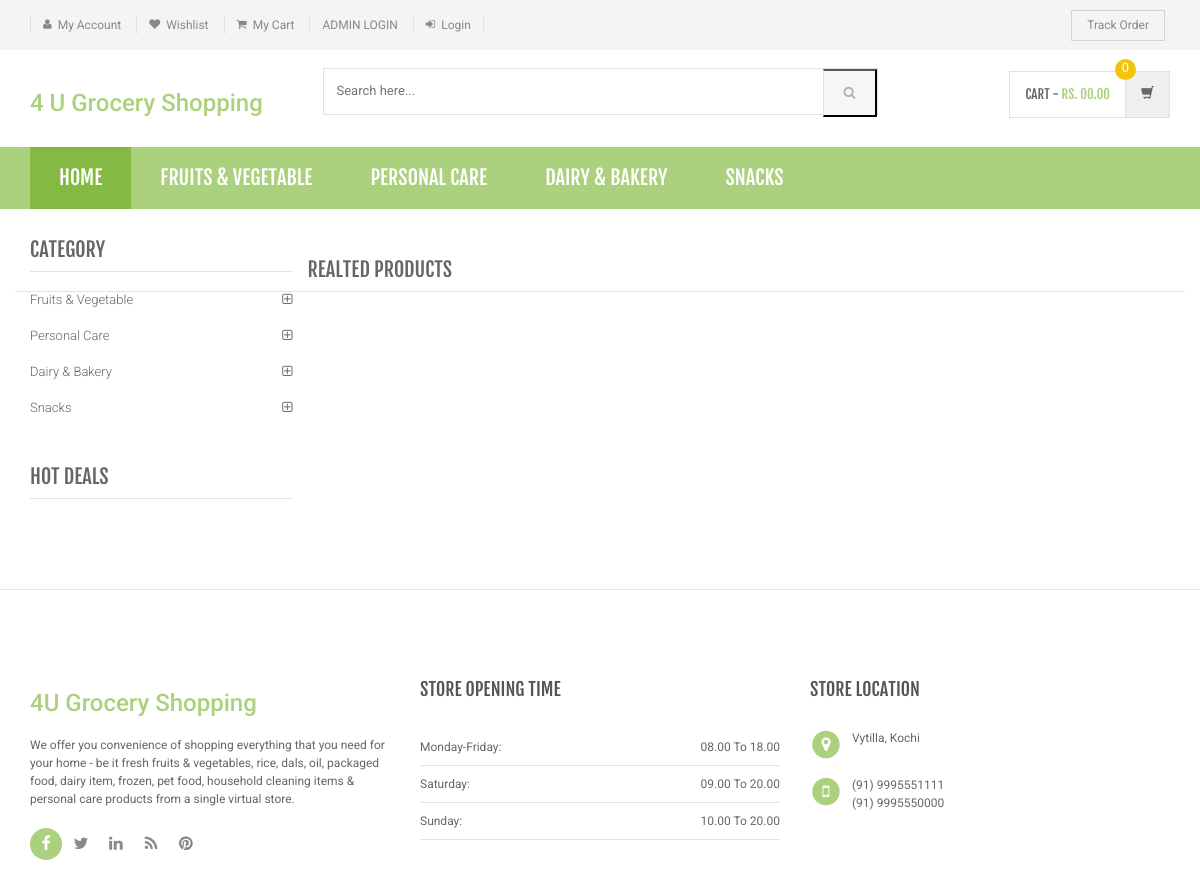
Page /product-details.php on the committed database.
### tables this page shows
CREATE TABLE `category` (
  `id` int(11) NOT NULL,
  `categoryName` varchar(255) NOT NULL,
  `CategoryDescription` longtext NOT NULL
);

### product-details.php (the view, shortened to what this page needs)
<?php
include('includes/config.php');
?>
<!DOCTYPE html>
<html lang="en">
	<head>
	    <link rel="stylesheet" href="assets/css/bootstrap.min.css">
	    <link rel="stylesheet" href="assets/css/main.css">
	    <link rel="stylesheet" href="assets/css/green.css">
	    <link rel="stylesheet" href="assets/css/owl.carousel.css">
		<link rel="stylesheet" href="assets/css/owl.transitions.css">
		<link href="assets/css/lightbox.css" rel="stylesheet">
		<link rel="stylesheet" href="assets/css/animate.min.css">
		<link rel="stylesheet" href="assets/css/rateit.css">
		<link rel="stylesheet" href="assets/css/bootstrap-select.min.css">
		<link rel="stylesheet" href="assets/css/config.css">
		<link href="assets/css/green.css" rel="alternate stylesheet" title="Green color">
		<link href="assets/css/blue.css" rel="alternate stylesheet" title="Blue color">
		<link href="assets/css/red.css" rel="alternate stylesheet" title="Red color">
		<link href="assets/css/orange.css" rel="alternate stylesheet" title="Orange color">
		<link href="assets/css/dark-green.css" rel="alternate stylesheet" title="Darkgreen color">
		<link rel="stylesheet" href="assets/css/font-awesome.min.css">
	</head>
    <body class="cnt-home">
<header class="header-style-1">
<?php include('includes/top-header.php');?>
<?php include('includes/main-header.php');?>
<?php include('includes/menu-bar.php');?>
</header>
<div class="body-content outer-top-xs">
	<div class='container'>
		<div class='row single-product outer-bottom-sm '>
			<div class='col-md-3 sidebar'>
				<div class="sidebar-module-container">
<div class="sidebar-widget outer-bottom-xs wow fadeInUp">
	<h3 class="section-title">Category</h3>
	<div class="sidebar-widget-body m-t-10">
		<div class="accordion">
		            <?php $sql=mysqli_query($con,"select id,categoryName  from category");
while($row=mysqli_fetch_array($sql))
{
    ?>
	    	<div class="accordion-group">
	            <div class="accordion-heading">
	                <a href="category.php?cid=<?php echo $row['id'];?>"  class="accordion-toggle collapsed">
	                   <?php echo $row['categoryName'];?>
	                </a>
	            </div>
	        </div>
	        <?php } ?>
	    </div>
	</div>
</div>
<div class="sidebar-widget hot-deals wow fadeInUp">
	<h3 class="section-title">hot deals</h3>
</div>
				</div>
			</div>
<section class="section featured-product wow fadeInUp">
	<h3 class="section-title">Realted Products </h3>
</section>
			</div>
		</div>
</div>
<?php include('includes/footer.php');?>
</body>
</html>

### includes/menu-bar.php (shortened to what this page needs)
<div class="header-nav animate-dropdown">
    <div class="container">
        <div class="yamm navbar navbar-default" role="navigation">
            <div class="nav-bg-class">
                <div class="navbar-collapse collapse" id="mc-horizontal-menu-collapse">
	<div class="nav-outer">
		<ul class="nav navbar-nav">
			<li class="active dropdown yamm-fw">
				<a href="index.php" data-hover="dropdown" class="dropdown-toggle">Home</a>
			</li>
              <?php $sql=mysqli_query($con,"select id,categoryName  from category limit 6");
while($row=mysqli_fetch_array($sql))
{
    ?>
			<li class="dropdown yamm">
				<a href="category.php?cid=<?php echo $row['id'];?>"> <?php echo $row['categoryName'];?></a>
			</li>
			<?php } ?>
		</ul>
		<div class="clearfix"></div>
	</div>
</div>
            </div>
        </div>
    </div>
</div>

### assets/css/green.css (style rules this page uses)
a { color: #abd07e; }
.header-style-1 .header-nav { background: #abd07e; }
.cnt-home .header-style-1 .header-nav .navbar .navbar-nav > li.active { background: #84b943; }
.sidebar .sidebar-module-container .sidebar-widget .sidebar-widget-body .accordion .accordion-group .accordion-heading .accordion-toggle, .sidebar .sidebar-module-container .sidebar-widget .sidebar-widget-body .accordion .accordion-group .accordion-heading .accordion-toggle:hover, .sidebar .sidebar-module-container .sidebar-widget .sidebar-widget-body .accordion .accordion-group .accordion-heading .accordion-toggle:focus, .sidebar .sidebar-module-container .sidebar-widget .sidebar-widget-body .accordion .accordion-group .accordion-heading .accordion-toggle:after { color: #abd07e; }

### assets/css/lightbox.css (style rules this page uses)
body:after { content: url(../images/close.png) url(../images/loading.gif) url(../images/prev.png) url(../images/next.png); display: none; }

### assets/css/blue.css (style rules this page uses)
a { color: #3498db; }
.header-style-1 .header-nav { background: #3498db; }
.cnt-home .header-style-1 .header-nav .navbar .navbar-nav > li.active { background: #1d6ca1; }
.sidebar .sidebar-module-container .sidebar-widget .sidebar-widget-body .accordion .accordion-group .accordion-heading .accordion-toggle, .sidebar .sidebar-module-container .sidebar-widget .sidebar-widget-body .accordion .accordion-group .accordion-heading .accordion-toggle:hover, .sidebar .sidebar-module-container .sidebar-widget .sidebar-widget-body .accordion .accordion-group .accordion-heading .accordion-toggle:focus, .sidebar .sidebar-module-container .sidebar-widget .sidebar-widget-body .accordion .accordion-group .accordion-heading .accordion-toggle:after { color: #3498db; }

### assets/css/red.css (style rules this page uses)
a { color: #ff6c6c; }
.header-style-1 .header-nav { background: #ff6c6c; }
.cnt-home .header-style-1 .header-nav .navbar .navbar-nav > li.active { background: #ff1a1a; }
.sidebar .sidebar-module-container .sidebar-widget .sidebar-widget-body .accordion .accordion-group .accordion-heading .accordion-toggle, .sidebar .sidebar-module-container .sidebar-widget .sidebar-widget-body .accordion .accordion-group .accordion-heading .accordion-toggle:hover, .sidebar .sidebar-module-container .sidebar-widget .sidebar-widget-body .accordion .accordion-group .accordion-heading .accordion-toggle:focus, .sidebar .sidebar-module-container .sidebar-widget .sidebar-widget-body .accordion .accordion-group .accordion-heading .accordion-toggle:after { color: #ff6c6c; }

### assets/css/orange.css (style rules this page uses)
a { color: #f39c12; }
.header-style-1 .header-nav { background: #f39c12; }
.cnt-home .header-style-1 .header-nav .navbar .navbar-nav > li.active { background: #ab6c09; }
.sidebar .sidebar-module-container .sidebar-widget .sidebar-widget-body .accordion .accordion-group .accordion-heading .accordion-toggle, .sidebar .sidebar-module-container .sidebar-widget .sidebar-widget-body .accordion .accordion-group .accordion-heading .accordion-toggle:hover, .sidebar .sidebar-module-container .sidebar-widget .sidebar-widget-body .accordion .accordion-group .accordion-heading .accordion-toggle:focus, .sidebar .sidebar-module-container .sidebar-widget .sidebar-widget-body .accordion .accordion-group .accordion-heading .accordion-toggle:after { color: #f39c12; }

### assets/css/dark-green.css (style rules this page uses)
a { color: #12cca7; }
.header-style-1 .header-nav { background: #12cca7; }
.cnt-home .header-style-1 .header-nav .navbar .navbar-nav > li.active { background: #0b816a; }
.sidebar .sidebar-module-container .sidebar-widget .sidebar-widget-body .accordion .accordion-group .accordion-heading .accordion-toggle, .sidebar .sidebar-module-container .sidebar-widget .sidebar-widget-body .accordion .accordion-group .accordion-heading .accordion-toggle:hover, .sidebar .sidebar-module-container .sidebar-widget .sidebar-widget-body .accordion .accordion-group .accordion-heading .accordion-toggle:focus, .sidebar .sidebar-module-container .sidebar-widget .sidebar-widget-body .accordion .accordion-group .accordion-heading .accordion-toggle:after { color: #12cca7; }

### rows in the picture
category: categoryName "FRUITS & VEGETABLE", categoryName "Fruits & Vegetable"
category: categoryName "PERSONAL CARE", categoryName "Personal Care"
category: categoryName "DAIRY & BAKERY", categoryName "Dairy & Bakery"
category: categoryName "SNACKS", categoryName "Snacks"
